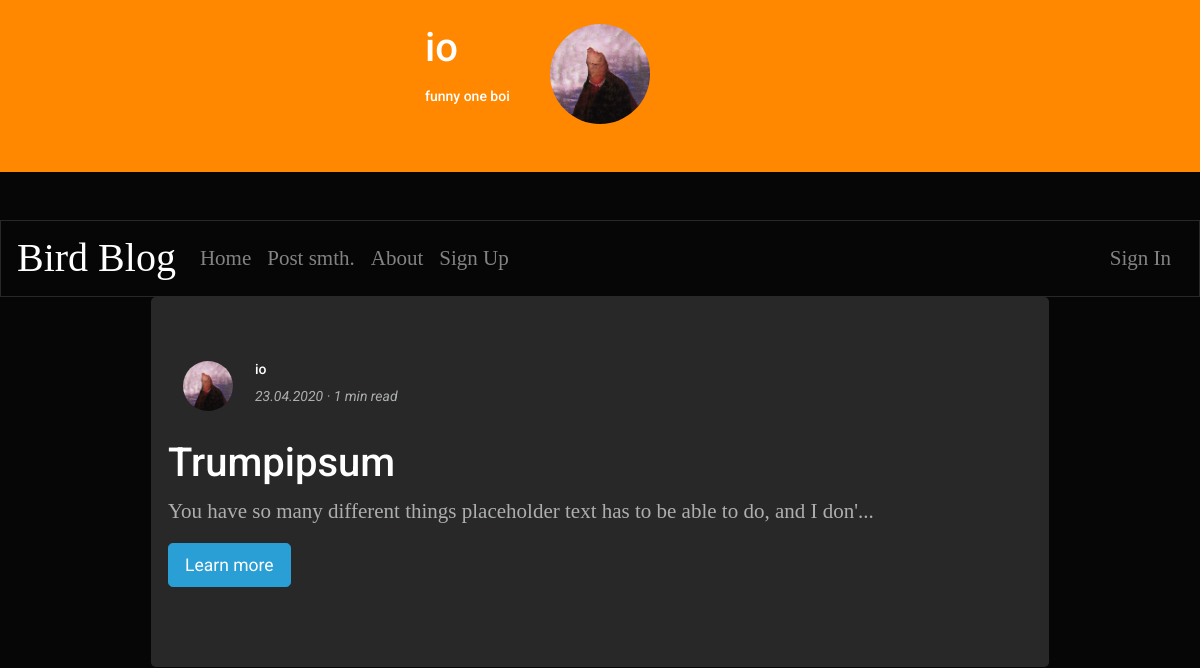
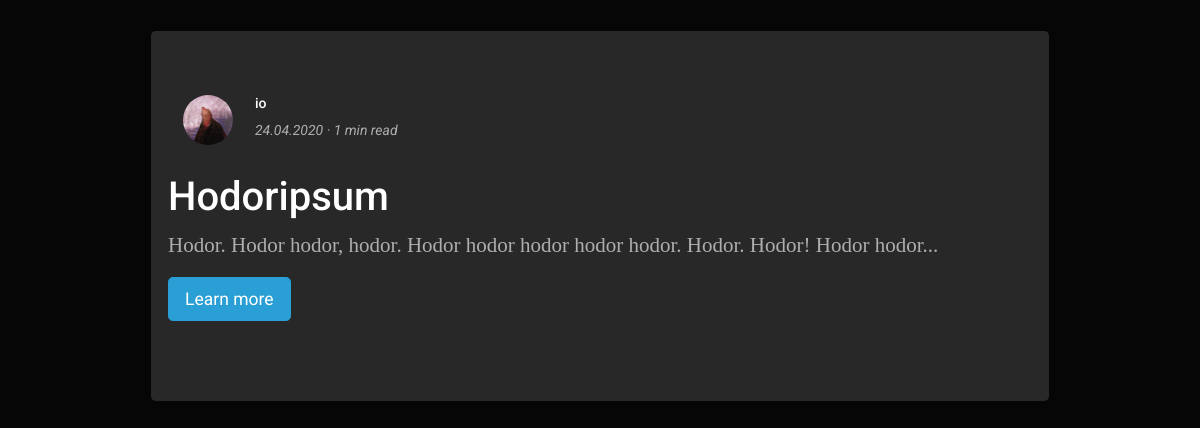
Before: /id/io with the older database file (2 pictures, top to bottom).
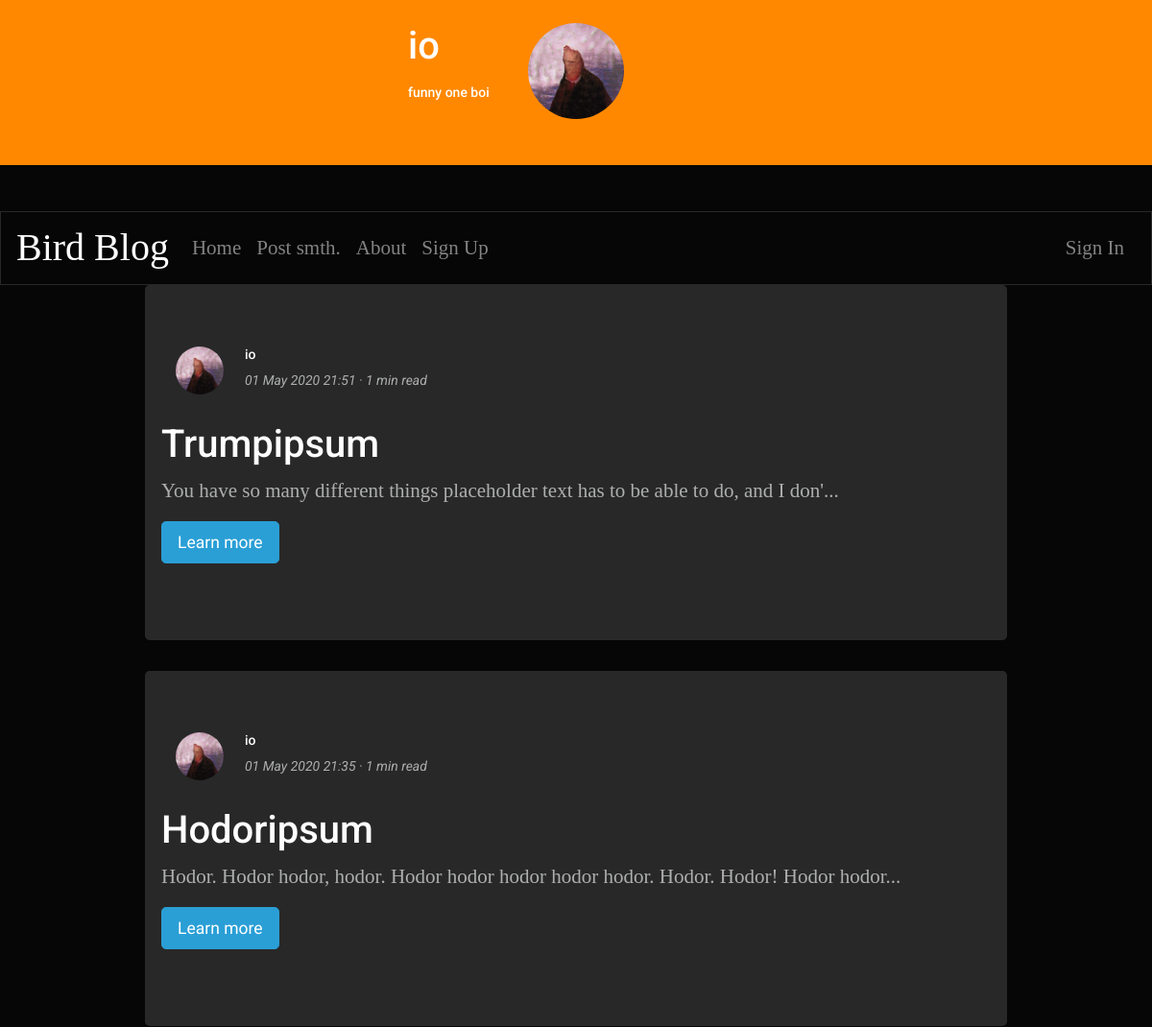
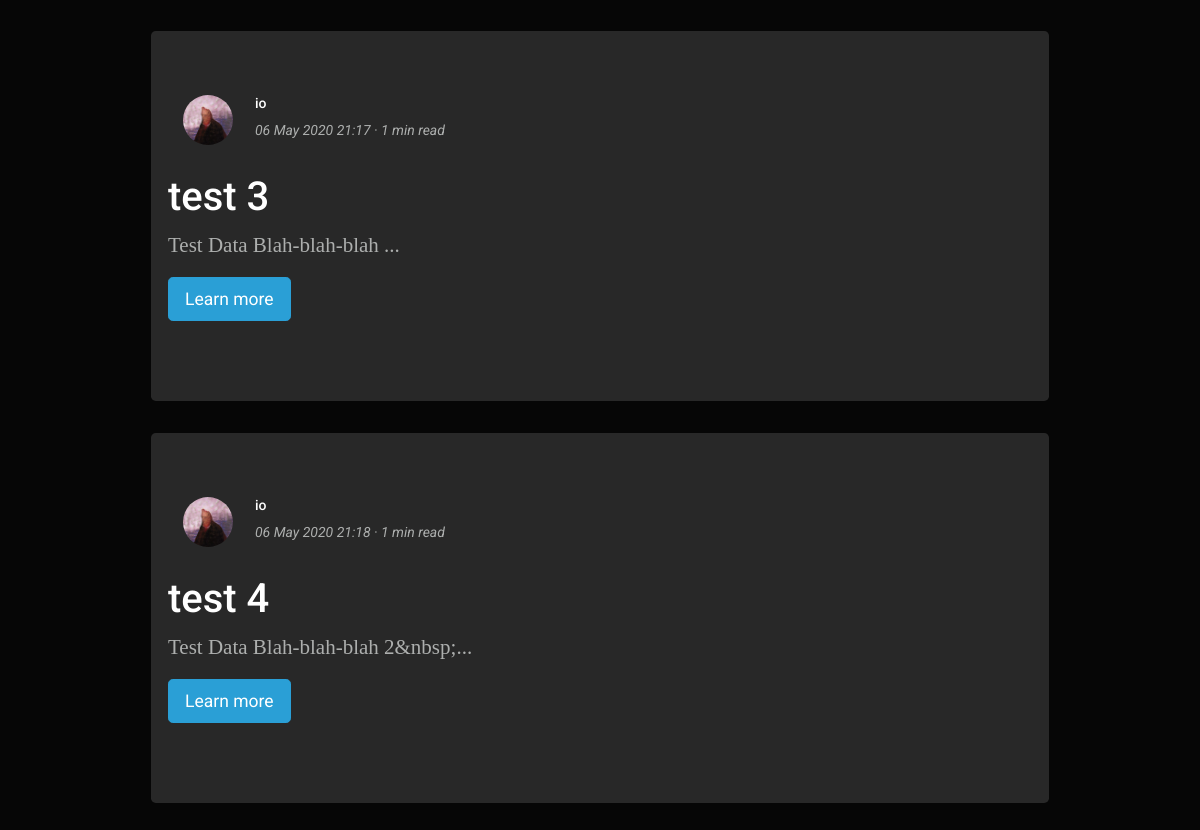
After: the same page with the newer database file (2 pictures, top to bottom).
### tables this page shows
CREATE TABLE "texts" (
	"ID"	INTEGER,
	"textName"	TEXT,
	"textContent"	TEXT,
	"author"	TEXT,
	"date"	TEXT,
	"rating"	INTEGER,
	"dateComputer"	INTEGER
);

### server.py (the view)
@app.route('/id/<userID>')
def user(userID):
    try:
        conn = sqlite3.connect("userData.db")
        c = conn.cursor()
        isReal = c.execute("SELECT nick FROM `userData` WHERE nick=?;", (userID,)).fetchone()
        if isReal == None:
            abort(404)
        yourPage = False
        f = open("dev_output.txt", "a")
        connTexts = sqlite3.connect("texts.db")
        g = connTexts.cursor()
        temp = "images/users/{}.jpg".format(userID)
        imageLink = url_for('static', filename=temp)
        about = c.execute("SELECT about FROM `userData` WHERE nick=?;", (userID,))
        about = about.fetchall()
        about = str(about)
        about = about[about.find("'")+1:about.rfind("'")]
        fullPostData = g.execute("SELECT * FROM `texts` WHERE author=?;", (userID,))
        fullPostData = fullPostData.fetchall()
        if "user" in session:
            if session["user"] == userID:
                yourPage = True
        emptyPage = False
        if len(str(fullPostData)) == 2:
            emptyPage = True
        conn.commit()
        conn.close()
        connTexts.commit()
        connTexts.close()
        f.close()
        return render_template("userPage.html", bootstrapTheme=bootstrapTheme, nick=userID, imageLink=imageLink, about=about, fullPostData=fullPostData, yourPage=yourPage, emptyPage=emptyPage)
    except IndexError:
        abort(404)

### server.py (called while the page is built)
@app.after_request
def add_header(response):
    response.headers['Cache-Control'] = 'no-store, no-cache, must-revalidate, post-check=0, pre-check=0, max-age=0'
    response.headers['Pragma'] = 'no-cache'
    response.headers['Expires'] = '-1'
    return response

### templates/userPage.html (shortened to what this page needs)
<!DOCTYPE html>
<html>
    <head>
        {% include '/styles.html' %}
    </head>
    <body>
        <div class="pt-4 bg-warning">
            <div class="row mb-5" >
                <div class="col-md"></div>
                <div class="col-md">
                    <div class = "container" >
                        <div class = "row mb-5">
                            <div class="col-md">
                            <h3>{{nick}}</h3>
                            <p><h6>{{about}}</h6></p>
                            </div>
                            <div class="col-md"><img src = {{imageLink}} alt="" class="round" width="100" height="100"></div>
                            <div class="col-md"></div>
                        </div>
                    </div>
                </div>
                <div class="col-md"></div>
                </div>
            </div>
        {% include 'header.html' %}
        <div class="row mb-5" >
            <div class="col-md"></div>
                <div class = "center-block" >
                    {% block poster %}
                    {% for post in fullPostData %}
                        <div class = "jumbotron" style="width: 898px;">
                            <div class = "row">
                                <div class="col-md-1">
                                    <img src = {{imageLink}} alt="" class="round" width="50" height="50">
                                </div>
                                <div class="col-md-5">
                                    <h6>{{ post[3] }}</h6>
                                    <p><i>{{ post[4] }} · {{(post|length / 1500)|round(0, "ceil")|int}} min read</i></p>
                                </div>
                            </div>
                            <div class = "row">
                                <p><h3>{{ post[1] }}</h3></p>
                            </div>
                            <div class = "row">
                                {% if post[2]|length > 83 %}
                                    <p class = "serif">{{ post[2][:83] }}...</p>
                                {% else %}
                                    <p class = "serif">{{ post[2]}}...</p>
                                {% endif %}
                            </div>
                            <div class = "row">
                                <p class="lead">
                                    <a class="btn btn-primary btn-lg" href="/texts/{{post[0]}}" role="button">Learn more</a>
                                </p>
                            </div>
                        </div>
                    {% endfor %}
                    {% endblock %}
                </div>
            <div class="col-md text-center">
            </div>
        </div>
    </body>
</html>

### templates/styles.html (shortened to what this page needs)
<link href="https://stackpath.bootstrapcdn.com/bootswatch/4.4.1/cyborg/bootstrap.min.css" rel="stylesheet">

### templates/header.html (shortened to what this page needs)
<nav class="navbar navbar-expand-lg navbar-dark bg-dark">
    <a class="navbar-brand serifh1" href="/index">Bird Blog</a>
    <div class="collapse navbar-collapse" id="navbarColor02">
      <ul class="navbar-nav mr-auto">
        {% if titleName == "index" %}
          <li class="nav-item active">
            <a class="nav-link serif" href="/index">Home <span class="sr-only">(current)</span></a>
          </li>
        {% else %}
        <li class="nav-item ">
          <a class="nav-link serif " href="/index">Home <span class="sr-only">(current)</span></a>
        </li>
        {% endif %}
        {% if titleName == "editor" or titleName == "login" %}
        <li class="nav-item active">
          <a class="nav-link serif" href="/editor">Post smth.<span class="sr-only">(current)</span></a>
        </li>
        {% else %}
        <li class="nav-item">
          <a class="nav-link serif" href="/editor">Post smth.</a>
        </li>
        {% endif %}
        {% if titleName == "about" %}
        <li class="nav-item active">
          <a class="nav-link serif" href="/about">About <span class="sr-only">(current)</span></a>
        </li>
        {% else %}
        <li class="nav-item">
          <a class="nav-link serif" href="/about">About</a>
        </li>
        {% endif %}
        {% if not "user" in session %}
          {% if titleName == "signUp" %}
          <li class="nav-item active">
            <a class="nav-link serif" href="/register">Sign Up<span class="sr-only">(current)</span></a>
          </li>
          {% else %}
          <li class="nav-item">
            <a class="nav-link serif" href="/register">Sign Up</a>
          </li>
          {% endif %}
        {% endif %}
      </ul>
        {% if "user" in session %}
        <div class="dropdown">
          <button class="btn btn-secondary dropdown-toggle" type="button" id="dropdownMenuButton" data-toggle="dropdown" aria-haspopup="true" aria-expanded="false">
            <img src = {{ session[ "icon" ] }} alt="" class="round" width="40" height="40">
          </button>
          <div class="dropdown-menu" aria-labelledby="dropdownMenuButton">
            <a class="dropdown-item" href="/id/{{ session[ "user" ] }}">My page</a>
            <a class="dropdown-item" href="/usercorrect">Edit profile</a>
            <a class="dropdown-item" href="/editor">Write a post</a>
            <a class="dropdown-item" href="/logout">logout</a>
          </div>
        </div>
        {% else %}
        <div class="d-flex flex-row-reverse">
          <ul class="navbar-nav p-1">
            {% if titleName == "login" %}
              <li class="nav-item active"></li>
                <a class="nav-link serif" href="/login">Sign In <span class="sr-only">(current)</span></a>
              </li>
            {% else %}
            <li class="nav-item ">
              <a class="nav-link serif " href="/login">Sign In <span class="sr-only">(current)</span></a>
            </li>
            {% endif %}
          </ul>
          {% endif %}
        </div>
    </div>
  </nav>

### templates/styles.html (style rules this page uses)
.serif { font-family: Georgia, 'Times New Roman', Times, serif; font-size: 21px; line-height: 32px; font-weight: 400; }
.serifh1 { font-family: Georgia, 'Times New Roman', Times, serif; font-size: 40px; line-height: 48px; font-weight: 400; }
.round { border-radius: 100px; }
html, body { max-width: 100%; overflow-x: hidden; }

Changed rows visible on the page:
changed texts "Trumpipsum": date "23.04.2020" → "01 May 2020 21:51"
changed texts "Hodoripsum": date "24.04.2020" → "01 May 2020 21:35"
added texts: author "io", date "06 May 2020 21:17", value "1", textName "test 3", textContent "Test Data Blah-blah-blah"
added texts: author "io", date "06 May 2020 21:18", value "1", textName "test 4", textContent "Test Data Blah-blah-blah 2&nbsp;"
